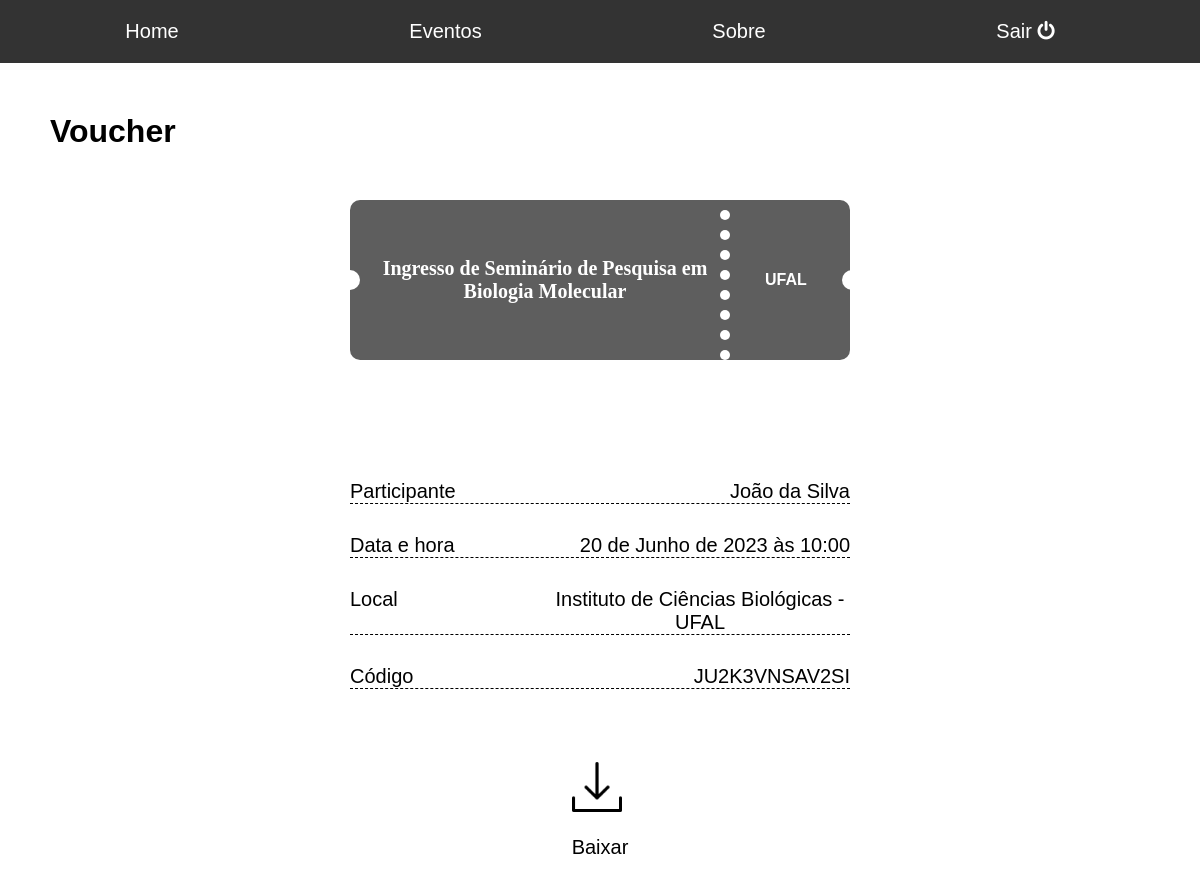
/voucher/1 (signed in), run on the app's committed database.
### usuario/models.py (models this page shows, shortened)
class Event(models.Model):
    titulo = models.CharField(max_length=50)
    local = models.CharField(max_length=150)
    data_e_hora = models.DateTimeField()
    descricao = models.TextField()
    contato = models.CharField(max_length=150)
    max_ingressos = models.PositiveSmallIntegerField()
    preco = models.DecimalField(decimal_places=2, max_digits=10)
    criado_em = models.DateTimeField(auto_now_add=True)
    usuario = models.ForeignKey(User, on_delete=models.CASCADE)

class Voucher(models.Model):
    usuario = models.ForeignKey(User, on_delete=models.CASCADE)
    evento = models.ForeignKey(Event, on_delete=models.CASCADE)
    codigo = models.CharField(max_length=13, unique=True)
    criado_em = models.DateTimeField(auto_now_add=True)
    STATUS = (
        (1, 'Unchecked'),
        (2, 'Checked'),
    )
    check_in = models.CharField(
        max_length=1,
        choices=STATUS,
    )

### usuario/views.py (the view)
# urls.py: path('voucher/<int:id>', views.verVoucher, name = 'ver_voucher'),
@login_required
def verVoucher(request, id):
    voucher = get_object_or_404(Voucher,pk=id)
    evento = voucher.evento
    usuario = voucher.usuario
    if (usuario == request.user or evento.usuario == request.user):
        return (render(request, 'voucher.html', {'voucher' : voucher, 'evento' : evento, 'usuario' : usuario}))
    else:
        messages.error(request, 'Você não possui acesso a esse voucher', extra_tags='esgotado_voucher')
        return redirect('/todos.eventos')

### usuario/templates/voucher.html (shortened to what this page needs)
<!DOCTYPE html>
<html>
<html lang="pt-br"></html>
<head>
    {% load static %}
    <link rel="stylesheet" type="text/css" href="{% static 'css/voucher.css' %}">
    <link rel="stylesheet" type="text/css" href="{% static 'css/forma_ingresso.css' %}">
	<link rel="stylesheet" type="text/css" href="{% static 'font-awesome-4.7.0/css/font-awesome.min.css' %}">
<body>
    <header class="no-print">
        <nav>
                <ul>
                    <li><a href="/home">Home</a></li>
                    <li><a href="/todos.eventos">Eventos</a></li>
                    <li><a href="/sobre">Sobre</a></li>
                    <li><a href="/accounts/logout">Sair <i class="fa fa-power-off" aria-hidden="true"></i> </a></li>
                </ul>
        </nav>
    </header>
    <h1>Voucher</h1>
    <div class="container" id="ingresso">
        <p id="dados"><strong>Ingresso de {{evento.titulo}}</strong></p>
        <div id="_1" class="forma"></div>
        <div id="_2" class="forma"></div>
        <div id="_3" class="forma"></div>
        <div id="_4" class="forma"></div>
        <div id="_5" class="forma"></div>
        <div id="_6" class="forma"></div>
        <div id="_7" class="forma"></div>
        <div id="_8" class="forma"></div>
        <p id="ingresso"><strong>UFAL</strong></p>
        <div id="right" class="lateral"></div>
        <div id="left" class="lateral"></div>
    </div>
    <div class="container" id="info">
        <div class="container" id="nome">
            <span class="left" id="nome">Participante</span>
            <span class="rigth" id="nome">{{usuario.first_name}} {{usuario.last_name}}</span>
        </div>
        <div class="container" id="data">
            <span class="left" id="data">Data e hora</span>
            <span class="rigth" id="data">{{evento.data_e_hora}}</span>
        </div>
        <div class="container" id="local">
            <span class="left" id="local">Local</span>
            <span class="rigth" id="local">{{evento.local}}</span>
        </div>
        <div class="container" id="codigo">
            <span class="left" id="codigo">Código</span>
            <span class="rigth" id="codigo">{{voucher.codigo}}</span>
        </div>
    </div>
    <div class="container" id="rodape">
        <a id="baixar" href="#" class="no-print" onclick="window.print()" id="baixar">
            <img id="share" src="{% static 'img/baixar.png' %}"  alt="Baixar">
            <figcaption id="baixar">Baixar</figcaption>
        </a>
    </div>
</body>
</html>

### beeway/static/css/voucher.css (style rules this page uses)
html { height:100%; box-sizing: border-box; }
body { background-color: white; margin: 0; min-height: 100%; padding-bottom: 6.74rem; padding: 0; position: relative; box-sizing: inherit; font-family: Arial, sans-serif; }
header { background-color: #333; color: #fff; padding: 20px; }
nav ul { list-style: none; margin: 0; padding: 0; display: flex; font-size: 20px; justify-content: space-around; }
nav li { margin-right: 20px; }
nav a { color: #fff; text-decoration: none; }
h1 { margin: 50px; font-family: Arial, Helvetica, sans-serif; }
.container#info { width: 500px; height: 200px; align-items: center; align-content: center; margin: 50px; background-color: white; display: block; border-radius: 10px 30px; margin: 100px auto; }
.container#rodape { width: 300px; height: 100px; align-content: center; align-items: center; background-color: white; display: flex; margin: 0px auto; }
img#share { width: 50px; height: 50px; }
a#baixar { margin: 0px auto; }
figcaption#baixar { color: black; font-family: Arial, Helvetica, sans-serif; font-size: 20px; margin-top: 20px; }
a#baixar { text-decoration: none; }
.container#data, .container#nome { font-size: 20px; border-bottom: 1px dashed; display: flex; justify-content: space-between; }
.left#data, .left#nome { margin-top: 20px; }
.rigth#data, .rigth#nome { margin-top: 20px; }
.container#local { font-size: 20px; border-bottom: 1px dashed; display: flex; justify-content: space-between; }
.left#local { margin-top: 20px; }
.rigth#local { margin-top: 20px; max-width: 300px; text-align: center; }
.container#codigo, .container#local, .container#data { margin-top: 10px; }
.container#codigo { font-size: 20px; border-bottom: 1px dashed; display: flex; justify-content: space-between; }
.left#codigo { margin-top: 20px; }
.rigth#codigo { margin-top: 20px; }
body { background-color: white; margin: 0; min-height: 100%; padding-bottom: 6.74rem; position: relative; box-sizing: inherit; }

### beeway/static/css/forma_ingresso.css (style rules this page uses)
.container#ingresso { background-color: rgb(94, 94, 94); border: transparent; width: 500px; height: auto; margin: 50px; display: flex; border-radius: 10px; align-content: center; align-items: center; margin: 0 auto; color: white; position: relative; }
.forma { border-radius: 100%; background-color: white; width: 10px; height: 10px; }
.forma#_1 { margin-top: 150px; margin-left: 10px; }
.forma#_2 { margin-top: 110px; margin-left: -10px; }
.forma#_3 { margin-top: 70px; margin-left: -10px; }
.forma#_4 { margin-top: 30px; margin-left: -10px; }
.forma#_5 { margin-top: -10px; margin-left: -10px; }
.forma#_6 { margin-top: -50px; margin-left: -10px; }
.forma#_7 { margin-top: -90px; margin-left: -10px; }
.forma#_8 { margin-top: -130px; margin-left: -10px; }
p#dados { max-width: 330px; min-width: 330px; text-align: center; font-family: 'Times New Roman', Times, serif; font-size: 20px; margin-left: 30px; }
p#ingresso { margin: 35px; }
.lateral { background-color: white; border-radius: 100%; width: 20px; height: 20px; display: flex; }
.lateral#left { margin-left: -522px; }

### data on the page
Event: titulo "Seminário de Pesquisa em Biologia Molecular", data_e_hora "20 de Junho de 2023 às 10:00", local "Instituto de Ciências Biológicas - UFAL"
Voucher: codigo "JU2K3VNSAV2SI"

### other printed values
{{ usuario.first_name }} "João"
{{ usuario.last_name }} "da Silva"
